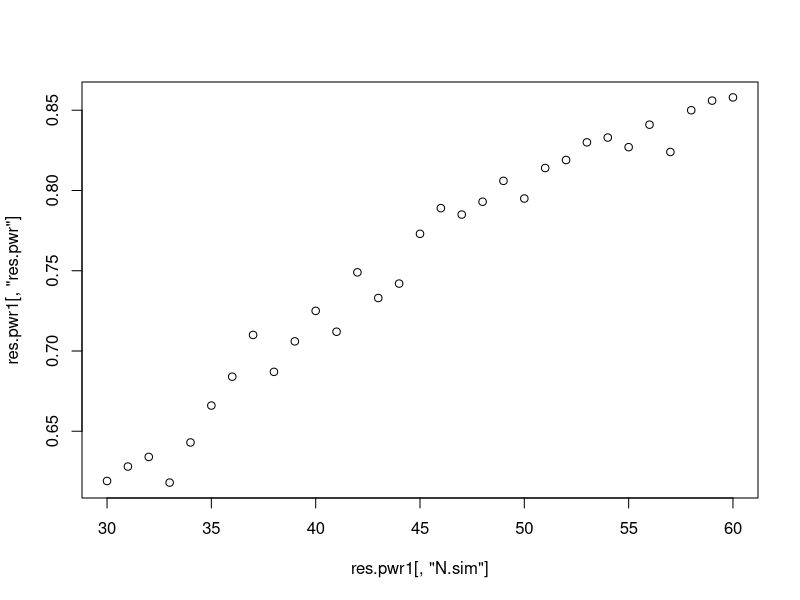

Reproduce this figure in R. (Note: this script raises an error after producing the figure.)
###############################################
#USING SIMULATION FOR PSS WHEN DATA ARE GENERATED FROM NORMAL DIST
#PURPOSE: TO ESTIMATE THE SAMPLE SIZE THAT IS NEEDED TO ACHIEVE POWER OF 80% OR 90%
###############################################

B.sim<-1000	#No. of simulations
alpha.sim<-0.05
mu0.sim<-5.5
mu1.sim<-6.0
sd.sim<-1.4	
targ.power.sim<-0.8

N.sim<-30:60	#Sample size to try.

pwr.func<-function(N, B=B.sim, alpha=alpha.sim, mu0=mu0.sim, mu1=mu1.sim, sd=sd.sim)
{
  p.res<-c() #This is to save the p-values from each simulation
  
  for (j in 1:B){	
    set.seed(12300+123*N*j)		#Setting the seed number for random number generation, this is to make the result will be reproducible.
    sim.data<-rnorm(n=N, mean=mu1, sd=sd)
    p.res[j]<-t.test(x=sim.data,  alternative = c( "greater"),  mu = mu0, conf.level = 1-alpha)$"p.value"
  }
  tmp<-ifelse(p.res<alpha,1,0) 
  power.all<-sum(tmp)/B
  return(power.all)
}



res.pwr<-c()
for (i in 1:length(N.sim)){
  res.pwr[i]<-pwr.func(N=N.sim[i])
}

res.pwr1<-cbind(N.sim, res.pwr)
res.pwr1

tmp<-ifelse((res.pwr1[,"res.pwr"]-targ.power.sim)>0, (res.pwr1[,"res.pwr"]-targ.power.sim),100) #This is to identify the N with power closest to target power.
N.need.pwr1<-res.pwr1[which(tmp==min(tmp)),]
N.need.pwr1


plot(x=res.pwr1[,"N.sim"], y=res.pwr1[,"res.pwr"]) #Power curve



###############################################
#USING SIMULATION FOR PSS WHEN DATA ARE GENERATED FROM EXPONENTIAL DIST
###############################################

p.res<-c() #This is to save the p-values from each simulation
B<-1000	#No. of simulations
alpha<-0.05

mu0<-5.5
mu1<-6.0
sd<-1.4	
N<-30	#Sample size

for (i in 1:B){	
  set.seed(12300+123*i)		#Setting the seed number for random number generation, this is to make sure the result will be reproducible.
  sim.data<-rexp(n=N, rate=1/mu1)
  p.res[i]<-t.test(x=sim.data,  alternative = c( "greater"),  mu = mu0, conf.level = 1-alpha)$"p.value"
}


tmp<-ifelse(p.res<alpha,1,0) 
power.res<-sum(tmp)/B

power.res

###############################################
#USING SIMULATION FOR PSS FOR LINEAR RANDOM INTERCEPT MODEL
###############################################
library(MASS)
library(nlme)

#####Initialize parameters 
alpha<-0.05
Bsim<-500
effect<-0.1
corr<-0.4
beta0<-0.6
sd<-0.40

Nsim<-300	#Sample size (i.e total no. of families).
fam.dist<-c(1/3, 1/2, 1/6) #Probability of a family having 1, 2, or 3 kids carrying the genetic trait, respectively.

rmat<-matrix(c(1, corr, corr, corr, 1, corr, corr, corr,1), nrow=3, ncol=3, byrow=TRUE)
p.value<-c()	#Initialize p.value
for (i in 1:Bsim) {
  set.seed<-12300+i*11+Nsim*10
  n.fam<-rmultinom(n=1, size=Nsim, prob=fam.dist) #Numbers of families with 1, 2, or 3 kids carrying the trait, respectively.
  
  #####Generate X the exposure variable
  x.fam1<-rep(c(1,0,0), n.fam[1])	#the x vector for families with 1 kid carrying the trait.
  id.fam1<-rep(1:n.fam[1], each=3) #generate the ids for families with 1 kid carrying the trait.
  
  x.fam2<-rep(c(1,1,0), n.fam[2]) #the x vector for families with 2 kids carrying the trait.
  id.fam2<-rep(1:n.fam[2], each=3)+n.fam[1] #generate the ids for families with 1 kid carrying the trait.
  
  x.fam3<-rep(c(1,1,1), n.fam[3]) #the x vector for families with 3 kids carrying the trait.
  id.fam3<-rep(1:n.fam[3], each=3)+n.fam[1]+n.fam[2] #generate the ids for families with 1 kid carrying the trait.
  
  x.vec<-c(x.fam1, x.fam2, x.fam3)
  id.vec<-c(id.fam1, id.fam2, id.fam3) 
  
  v.mat<-sd*rmat
  
  ###For families with 1 kid carrying the trait
  set.seed<-12300+i*100+Nsim*1
  mean.fam1<-beta0+effect*c(1,0,0)
  y.fam1<-mvrnorm(n.fam[1], mean.fam1, v.mat)
  
  ###For families with 2 kids carrying the trait
  set.seed<-12300+2*i*100+Nsim*2
  mean.fam2<-beta0+effect*c(1,1,0)
  y.fam2<-mvrnorm(n.fam[2], mean.fam2, v.mat)
  
  ###For families with 3 kids carrying the trait
  set.seed<-12300+3*i*100+Nsim*3
  mean.fam3<-beta0+effect*c(1,1,1)
  y.fam3<-mvrnorm(n.fam[3], mean.fam3, v.mat)
  
  ###Run the LME
  y.vec<-c(c(t(y.fam1)), c(t(y.fam2)), c(t(y.fam3)))
  
  dataset<-data.frame(y.vec, x.vec, id.vec)	#Create the dataset
  data.formu<-groupedData(y.vec~x.vec|id.vec, data=dataset)	#Attacheh the formula to the dataset attribute
  res<-lme(data.formu, random=~1)		
  p.value[i]<-summary(res)$tTable["x.vec","p-value"]
}

pwr.func.res<-sum(ifelse(p.value<alpha,1,0))/Bsim
pwr.func.res